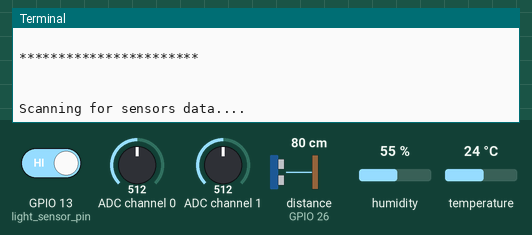
The program below on a simulated Raspberry Pi (BCM pin numbers). On the bench: the last lines printed to the terminal. The inputs (shaded band) are chosen by the test bench; at power-on: GPIO 13 (light_sensor_pin) HIGH, distance to the obstacle (sensor on GPIO 26) 80 cm, humidity 55 %, ADC channel 0 = 512, ADC channel 1 = 512, temperature 24 °C (analog values on the 0–1023 scale). The echo pulse lasts 58.3 µs per cm; requests to the public web service named in the program get a made-up reply in its usual format after 0.4 s (London, UTC, broken clouds, 64 % humidity, 1013 hPa unless stated); the clock reads 2024-03-15 10:24:30 at power-on unless the program sets it.

Above: at 1.2 s.
1.3 s: GPIO 13 (light_sensor_pin) driven LOW
10.6 s: GPIO 13 (light_sensor_pin) driven HIGH
23.9 s: distance to the obstacle (sensor on GPIO 26) set to 2 cm
At 25.5 s:
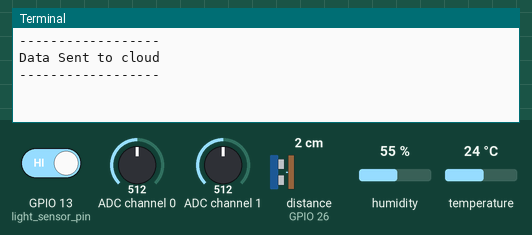
33.2 s: humidity set to 22 %
At 42.4 s:
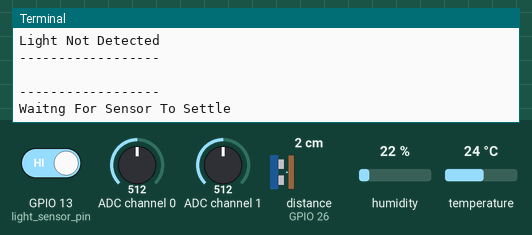
42.5 s: ADC channel 0 set to 390
At 44.53 s:
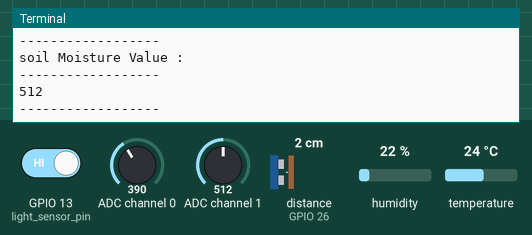
51.8 s: ADC channel 1 set to 716
At 51.8 s:
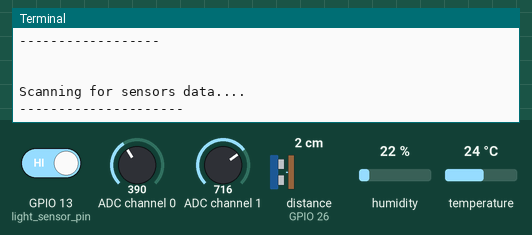
Timing chart, 0 to 54.8 s (numbered marks = the images above; inputs shaded):
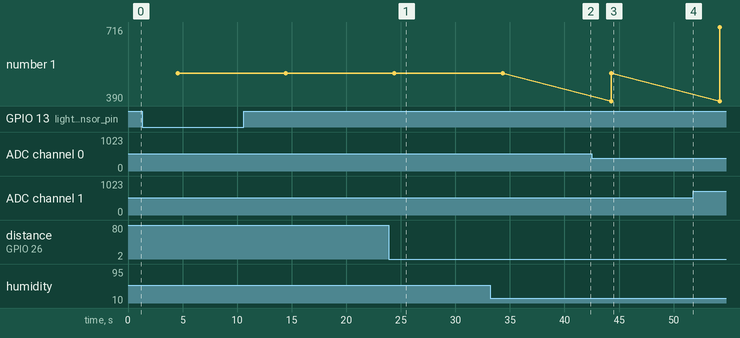

The program:

thingspeaksend.py
```python
import RPi.GPIO as GPIO
import time
import math
import requests, json
import Adafruit_DHT as dht
import urllib2
import Adafruit_GPIO.SPI as SPI
import Adafruit_MCP3008

myAPI = 'M37F81T4C543NP68'
# URL where we will send the data, Don't change it
baseURL = 'https://api.thingspeak.com/update?api_key=%s' % myAPI

SPI_PORT   = 0
SPI_DEVICE = 0
mcp = Adafruit_MCP3008.MCP3008(spi=SPI.SpiDev(SPI_PORT, SPI_DEVICE))

GPIO.setmode(GPIO.BCM)

GPIO.setup(13,GPIO.IN)
GPIO.setup(19,GPIO.OUT)
GPIO.setup(26,GPIO.IN)

sensor = dht.DHT11
dht11_pin = 4  # The Temperatur And Humiduty Sensor goes on digital port 2.
light_sensor_pin = 13
trig_pin = 19
echo_pin = 26


temp=0.0
humidity = 0.0
light_value = 0
distance = 0.0
duration = 0.0
gas_value = 0.0
moisture_value = 0.0

print("***********************")
print("")
print("IOT Development Kit")
print("")
print("***********************")
print("")
print("")


while True:
    try:
        #IR Snesor

        print("Scanning for sensors data....")
        time.sleep(2)
        print("---------------------")
        #print()
        humidity, temp = dht.read_retry(sensor, dht11_pin)

        if math.isnan(temp) == False and math.isnan(humidity) == False:
            #print("Temparature and Humidity sensor value")
            print("------------------")
            print("Temparature = %.02f C"%(temp))
            print("------------------")
            print("Humidity = %.02f%%"%(humidity))
            print("------------------")

        light_value = GPIO.input(light_sensor_pin)
        if light_value==0 or light_value==1:
            if light_value==0:
                print("------------------")
                print ('Light Detected')
                print("------------------")
            else:
                print("------------------")
                print ('Light Not Detected')
                print("------------------")

        GPIO.output(trig_pin, False)
        print("")
        print("------------------")
        #Set TRIG as LOW
        print "Waitng For Sensor To Settle"
        time.sleep(2)                            #Delay of 2 seconds
        print("------------------")
        GPIO.output(trig_pin, True)                  #Set TRIG as HIGH
        time.sleep(0.00001)                      #Delay of 0.00001 seconds
        GPIO.output(trig_pin, False)                 #Set TRIG as LOW

        while GPIO.input(echo_pin)==0:               #Check whether the ECHO is LOW
            pulse_start = time.time()              #Saves the last known time of LOW pulse

        while GPIO.input(echo_pin)==1:               #Check whether the ECHO is HIGH
            pulse_end = time.time()                #Saves the last known time of HIGH pulse

        pulse_duration = pulse_end - pulse_start #Get pulse duration to a variable

        distance = pulse_duration * 17150        #Multiply pulse duration by 17150 to get distance
        distance = round(distance, 2)            #Round to two decimal points

        if distance > 2 and distance < 400:      #Check whether the distance is within range
            print("------------------")
            print "Distance:",distance - 0.5,"cm"
            print("------------------")
        else:
            print("------------------")
            print "Out Of Range"
            print("------------------")
        gas_value = mcp.read_adc(0)
        moisture_value = mcp.read_adc(1)
        print("------------------")
        print("Gas Value : ")
        print("------------------")
        print(gas_value)
        print("------------------")
        print("soil Moisture Value : ")
        print("------------------")
        print(moisture_value)
        print("------------------")
        conn = urllib2.urlopen(baseURL + '&field1=%s&field2=%s&field3=%s&field4=%s&field5=%s&field6=%s' % (temp, humidity,light_value,distance,gas_value,moisture_value))
        print("")
        print("------------------")
        print("Data Sent to cloud")
        print("------------------")
        print("")
        print("")
        time.sleep(5)
    except:
        print("exception")
        break
```

Measured:
- after the input at 23.9 s, the terminal: prints a new line after 0.51 s (image 1)
- after the input at 33.2 s, the terminal: prints a new line after 9.1 s (image 2)
- after the input at 42.5 s, the terminal: prints a new line after 1.8 s (image 3)
- plotted number 1: 512 → 716 after the input at 51.8 s
